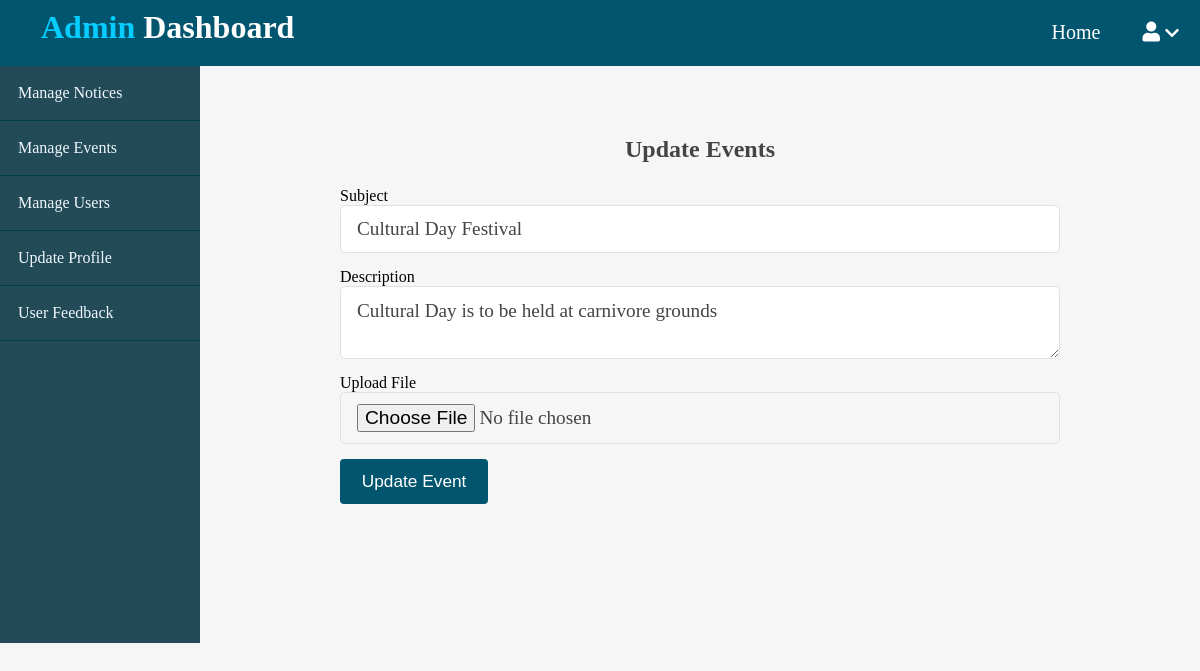
The app's page /admin/events/update.php?event_id=1 with its own data.
### tables this page shows
CREATE TABLE `events` (
  `event_id` int(11) NOT NULL,
  `subject` varchar(255) NOT NULL,
  `description` varchar(255) NOT NULL,
  `image` varchar(255) NOT NULL,
  `created_alt` datetime NOT NULL DEFAULT current_timestamp()
);

### admin/events/update.php (the view, shortened to what this page needs)
<?php
include("../../app/database/db.php");
?>
<!DOCTYPE html>
<html>
<head>
		<link rel="stylesheet" href="https://cdnjs.cloudflare.com/ajax/libs/font-awesome/5.15.3/css/all.min.css">
		<link rel="stylesheet" type="text/css" href="../../assets/css/style.css">
		<link rel="stylesheet" type="text/css" href="../../assets/css/admin.css">
</head>
<body>
<?php include("../../app/includes/adminheader.php"); ?>
	  <div class="admin-wrapper">
	  	<div class="left-sidebar">
	  		<ul>
	  		    <li><a href="../notice/index.php">Manage Notices</a></li>
	  			<li><a href="index.php">Manage Events</a></li>
				<li><a href="../users/index.php">Manage Users</a></li>
				<li><a href="../profile/index.php">Update Profile</a></li>
				<li><a href="../feedback/index.php">User Feedback</a></li>
	  		</ul>
	  	</div>
<div class="admin-content">
	  		<div class="content">
<h2 class="admin-title">Update Events</h2>
 <?php
 if (isset($_GET['event_id'])){
	$id = $_GET['event_id'];
   $query = "SELECT * FROM events WHERE event_id ='$id'";
   $result = mysqli_query($conn, $query);
if ($result->num_rows > 0){
  while ($row = $result->fetch_assoc())
  {
	  $subject = $row['subject'];
	  $description = $row['description'];
  }
} else{
	header('location: index.php');
}
}
?>
	  			<form action="update.php" method="post" enctype="multipart/form-data">
	  				<div>
	  					<label>Subject</label>
	  					<input type="text" name="subject" class="text-input" value="<?php echo $subject; ?>">
	  				</div>
	  				<div>
	  					<label>Description</label>
	  					<textarea name="description" class="text-input"><?php echo $description; ?></textarea>
	  				</div>
					  <div>
	  					<label>Upload File</label>
	  					<input type="file" name="file" class="text-input">
	  				</div>
	  				<div>
	  					<button type="submit" name="update_event" class="btn btn-big">Update Event</button>
	  				</div>
	  			</form>
	  		</div>
	  	</div>
     </div>
</body>
</html>

### assets/css/style.css (style rules this page uses)
* { box-sizing: border-box; }
html,body { padding: 0px; margin: 0px; height: 100%; background: #f6f6f6; font-family: 'Lora',serif; }
h1,h2,h3,h4 { font-family: 'Candal',serif; color: #444; margin: 5px; }
a { text-decoration: none; color: inherit; }
.btn { padding: .5rem 1rem; background: #02556e; color: white; border: 1px solid transparent; border-radius: .25rem; font-size: 1.08em; font-family: 'Lora', sans-serif; }
.btn-big { padding: .7rem 1.3rem; line-height: 1.3rem; }
.text-input { padding: .7rem 1rem; display: block; width: 100%; border: 1px solid #e0e0e0; border-radius: 5px; outline: none; font-size: 1.2em; color: #444; line-height: 1.5rem; font-family: 'Lora', serif; }
.content { width: 90%; margin: 30px auto 30px; }

### assets/css/admin.css (style rules this page uses)
.admin-wrapper { display: flex; height: calc(643px - 66px); }
.admin-wrapper .left-sidebar { flex: 2; height: 100%; background: #234a57; }
.admin-wrapper .left-sidebar ul { list-style: none; margin: 0px; padding: 0px; color: aliceblue; }
.admin-wrapper .left-sidebar ul li a { padding: 18px; display: block; border-bottom: 1px solid #004044; }
.admin-wrapper .admin-content { flex: 8; height: 100%; padding: 40px 100px 100px; overflow-y: scroll; }
.admin-wrapper .admin-title { text-align: center; margin-bottom: 1.5rem; }
form div { margin-bottom: 15px; }

### records on screen
events: subject "Cultural Day Festival", description "Cultural Day is to be held at carnivore grounds"
